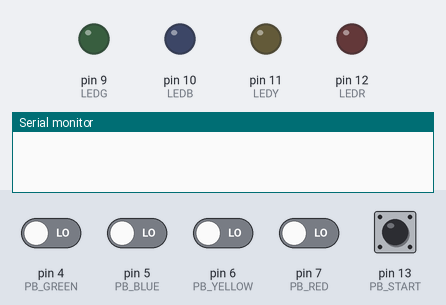
Bench run of a sketch on a simulated Arduino Uno, built with avr-gcc and run on an emulated ATmega328P. On the bench: output pins drawn as LEDs (lit = HIGH), the last lines printed to the serial monitor. Inputs (shaded band) come from the test bench; at power-on: pin 4 (PB_GREEN), pin 5 (PB_BLUE), pin 6 (PB_YELLOW), pin 7 (PB_RED), pin 13 (PB_START) LOW. Random numbers use the default seed unless the sketch sets one.

Above: at 1.2 s.
1.3 s: pin 13 (PB_START) pulled HIGH for 0.15 s
At 3.4 s:
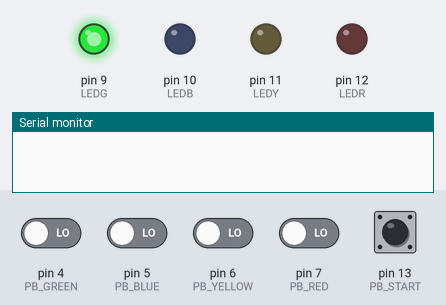
At 6.39 s:
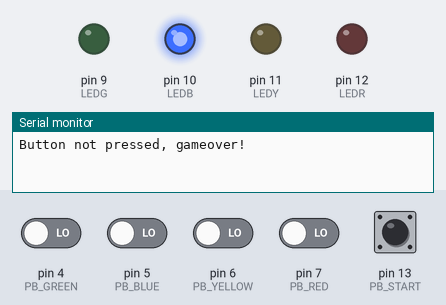
Timing chart, 0 to 8.4 s (numbered marks = the images above; inputs shaded):
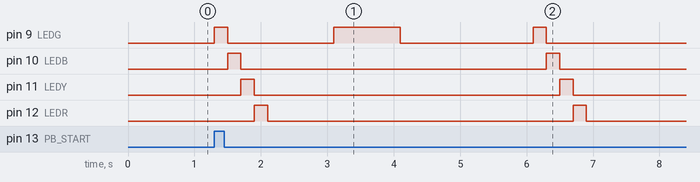

The sketch:

version_1.ino
```cpp
/* Name: Helene Tran
 * Student Number: 98092190
 * CWL & UBC email: htran31@student.ubc.ca
 * Lab Section: L1Y
 * Assignment: Lab 8 - Whack a Mole
 */

//Define game parameters (Modify the numbers only)
#define NUM_PROMPTS   5    //modifies the amount of prompts per round
#define ROUNDS        5    //rounds per game
#define T_ON          1000 //the amount of time the LEDs are ON
#define K             0.95  //the constant to multiply by every successive round

//Define Pins (DO NOT CHANGE)

//LEDs
#define LEDR 12
#define LEDY 11
#define LEDB 10
#define LEDG 9

//push buttons
#define PB_RED 		7
#define PB_YELLOW 	6
#define PB_BLUE		5
#define PB_GREEN 	4
#define PB_START 	13

//define functions prototypes
int check(int button, int light, int roundCount);

void result(int roundCount, int score);

//initialization
void setup(){
  //configure pin modes (inputs, outputs) etc.

  //LEDs
  pinMode(LEDR, OUTPUT);
  pinMode(LEDY, OUTPUT);
  pinMode(LEDB, OUTPUT);
  pinMode(LEDG, OUTPUT);

  //push buttons
  pinMode(PB_RED, INPUT);
  pinMode(PB_YELLOW, INPUT);
  pinMode(PB_BLUE, INPUT);
  pinMode(PB_GREEN, INPUT);
  pinMode(PB_START, INPUT);

  //serial monitor
  Serial.begin(9600);

  //random function
  randomSeed(analogRead(0));
}

//main program loop
void loop(){
  int promptCount, roundCount;
  int on = T_ON, off = T_ON;
  int light, button;
  int score = 0, scoring = -1;
  int rightAnswers = 0;
  unsigned long currentTime, endTime;

  //begins game when start button is pressed
  if(digitalRead(PB_START) == HIGH){

    //displays light pattern at start of game
    for(light = LEDG; light <= LEDR; light++){
      digitalWrite(light, HIGH);
      delay(200);

      digitalWrite(light, LOW);
    }

    //pause before game starts
    delay(1000);

    //keeps track of the rounds
    for(roundCount = 1; roundCount <= ROUNDS; roundCount++){

      //keeps track of the prompts
      for(promptCount = 1; promptCount <= NUM_PROMPTS; promptCount++){

        //randomizes light
        light = random(9, 13);
        button = light - 5;

      	digitalWrite(light, HIGH);

        currentTime = millis();
        endTime = currentTime + on;

        while(millis() < endTime){

          //if any button is pressed
          if(digitalRead(PB_RED) == HIGH || digitalRead(PB_YELLOW) == HIGH || digitalRead(PB_BLUE) == HIGH || digitalRead(PB_GREEN) == HIGH){

            //checks if correct button was pressed
            scoring = check(button, light, roundCount);
          }
        }
        digitalWrite(light, LOW);

        //checks for correct button again if user did not press a button while light was on
        if(scoring == 0){
          currentTime = millis();
          endTime = currentTime + off;

          while(millis() < endTime){
            if(digitalRead(PB_RED) == HIGH || digitalRead(PB_YELLOW) == HIGH || digitalRead(PB_BLUE) == HIGH || digitalRead(PB_GREEN) == HIGH){
              scoring = check(button, light, roundCount);
            }
          }
        }

        //if any button was pressed
        if(scoring != -1){

          //adds to total score
          score += scoring;

          //if correct button was pressed
          if(scoring != 0){
            rightAnswers++;
          }
        }

        //terminates game if no button was pressed
        else{
          promptCount = NUM_PROMPTS;
          roundCount = ROUNDS + 2;
        }

        //reinitialize after each prompt
        scoring = -1;

        //prints current score on serial monitor
        result(roundCount, score);

        //pause between prompts
        delay(500);
      }

      //pause between rounds
      delay(500);

      //shortens light on and off times
      on = off *= K;

      //displays light pattern after a successful round
      if(rightAnswers == 5){
        for(light = LEDR; light >= LEDG; light--){
          digitalWrite(light, HIGH);
          delay(200);

          digitalWrite(light, LOW);
        }
        delay(500);
      }

      //pause between rounds
      delay(1000);

      //reinitialize after each round
      rightAnswers = 0;
    }

    //displays light pattern at the end of a game
    for(light = LEDG; light <= LEDR; light++){
      digitalWrite(light, HIGH);
      delay(200);

      digitalWrite(light, LOW);
    }
  //prints final score on serial monitor
  result(roundCount, score);
  }
}

//checks if correct button was pressed
int check(int button, int light, int roundCount){

  //if no button was pressed
  int score = -1;

  //if correct button was pressed
  if(digitalRead(button) == HIGH){
    score = roundCount;

    //turns off light if button was pressed
    digitalWrite(light, LOW);
  }

  //if wrong button was pressed
  else if(digitalRead(PB_RED) == HIGH || digitalRead(PB_YELLOW) == HIGH || digitalRead(PB_BLUE) == HIGH || digitalRead(PB_GREEN) == HIGH){
    score = 0;

    digitalWrite(light, LOW);
  }
  return score;
}

//prints score on serial monitor
void result(int roundCount, int score){

  //prints after each prompt
  if(roundCount <= ROUNDS){
    Serial.print("Round ");
    Serial.print(roundCount);

    Serial.print(" --- Score: ");
    Serial.println(score);
  }

  //prints when game is terminated
  else if (roundCount == ROUNDS + 2){
    Serial.println("Button not pressed, gameover!");
  }

  //prints at the end of a game
  else if(roundCount == ROUNDS + 1){
    Serial.print("Game over! Score: ");
    Serial.println(score);
  }
}
```

Measured:
- after the input at 1.3 s, pin 9 (LEDG): goes HIGH 0.20 s, LOW 1.6 s, HIGH 1.0 s, LOW 2.0 s, HIGH 0.20 s, then LOW, starting at once; pin 10 (LEDB): alternates HIGH for 0.20 s and LOW for 4.6 s, starting after 0.20 s
